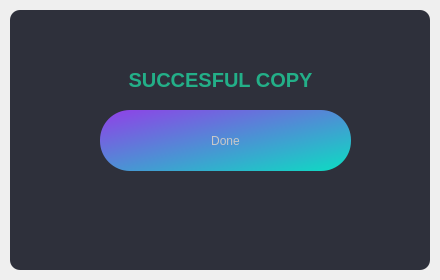
<?xml version="1.0" encoding="UTF-8"?>
<ui version="4.0">
 <class>MainWindow</class>
 <widget class="QMainWindow" name="MainWindow">
  <property name="geometry">
   <rect>
    <x>0</x>
    <y>0</y>
    <width>440</width>
    <height>280</height>
   </rect>
  </property>
  <property name="sizePolicy">
   <sizepolicy hsizetype="Fixed" vsizetype="Fixed">
    <horstretch>0</horstretch>
    <verstretch>0</verstretch>
   </sizepolicy>
  </property>
  <property name="minimumSize">
   <size>
    <width>440</width>
    <height>280</height>
   </size>
  </property>
  <property name="maximumSize">
   <size>
    <width>440</width>
    <height>280</height>
   </size>
  </property>
  <property name="windowTitle">
   <string>AlphaCopy</string>
  </property>
  <widget class="QWidget" name="succesfulCopyWdg">
   <widget class="QFrame" name="darkBG">
    <property name="geometry">
     <rect>
      <x>10</x>
      <y>10</y>
      <width>420</width>
      <height>260</height>
     </rect>
    </property>
    <property name="styleSheet">
     <string notr="true">QFrame{
	background-color: rgb(46, 48, 59);
	color:rgb(220, 220, 220);
	border-radius: 10px;
}</string>
    </property>
    <property name="frameShape">
     <enum>QFrame::StyledPanel</enum>
    </property>
    <property name="frameShadow">
     <enum>QFrame::Raised</enum>
    </property>
    <widget class="QPushButton" name="DonePB">
     <property name="geometry">
      <rect>
       <x>90</x>
       <y>100</y>
       <width>251</width>
       <height>61</height>
      </rect>
     </property>
     <property name="styleSheet">
      <string notr="true">QPushButton {
    background-color: qlineargradient(spread:pad, x1:0, y1:0, x2:1, y2:1, stop:0 rgba(0, 0, 0, 255), stop:0.0138249 rgba(0, 0, 0, 255), stop:0.0184332 rgba(143, 66, 231, 255), stop:0.976959 rgba(14, 218, 195, 255), stop:1 rgba(255, 255, 255, 255));
	color: rgb(200, 200, 200);
	border-style: none;
	border-radius: 30px;
	text-align: center;
}
QPushButton::pressed {
    background-color: qlineargradient(spread:pad, x1:0, y1:0, x2:1, y2:1, stop:0 rgba(222, 151, 255, 255), stop:1 rgba(54, 237, 216, 255));
	color: rgb(200, 200, 200);
	border-style: none;
	border-radius: 30px;
	text-align: center;
}</string>
     </property>
     <property name="text">
      <string>Done</string>
     </property>
     <property name="shortcut">
      <string>Return</string>
     </property>
    </widget>
    <widget class="QLabel" name="SuccesfulLb">
     <property name="geometry">
      <rect>
       <x>10</x>
       <y>50</y>
       <width>401</width>
       <height>41</height>
      </rect>
     </property>
     <property name="font">
      <font>
       <pointsize>15</pointsize>
      </font>
     </property>
     <property name="styleSheet">
      <string notr="true">color: rgb(35, 175, 136);</string>
     </property>
     <property name="text">
      <string>&lt;STRONG&gt;SUCCESFUL COPY</string>
     </property>
     <property name="alignment">
      <set>Qt::AlignCenter</set>
     </property>
    </widget>
   </widget>
  </widget>
 </widget>
 <resources/>
 <connections/>
</ui>
